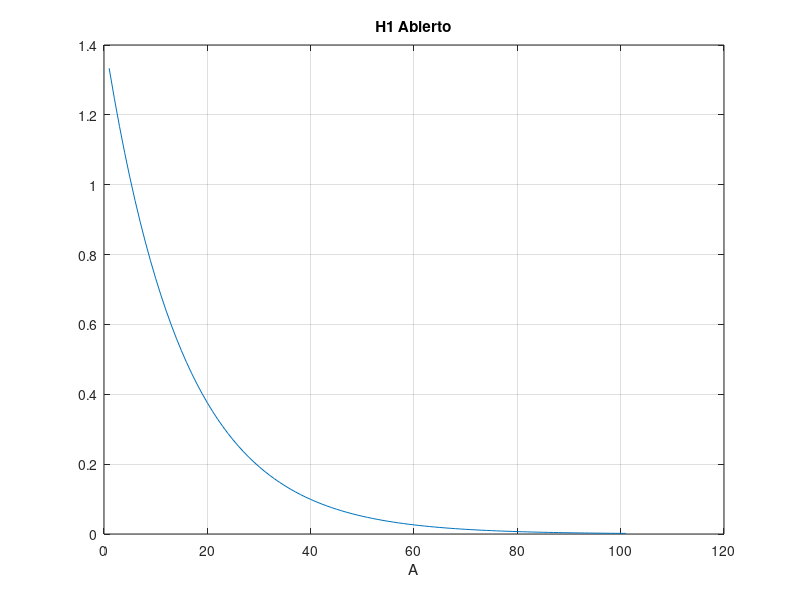
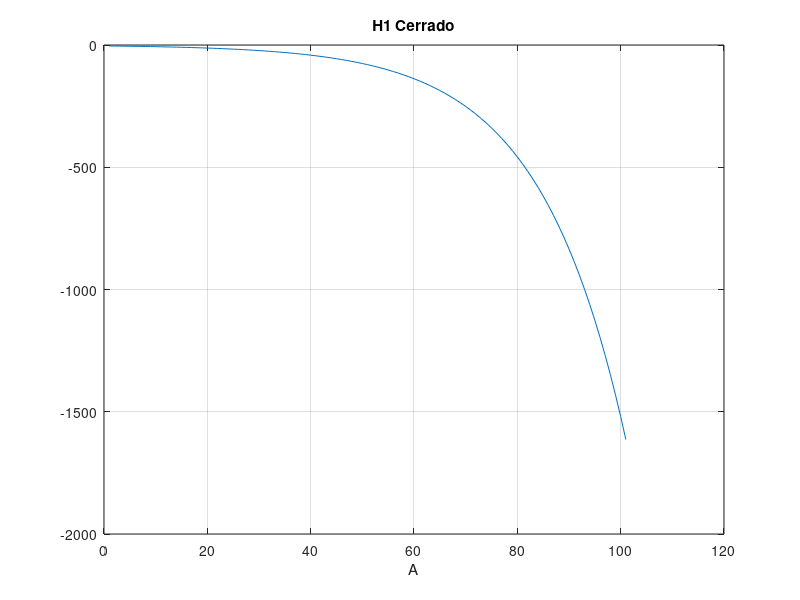
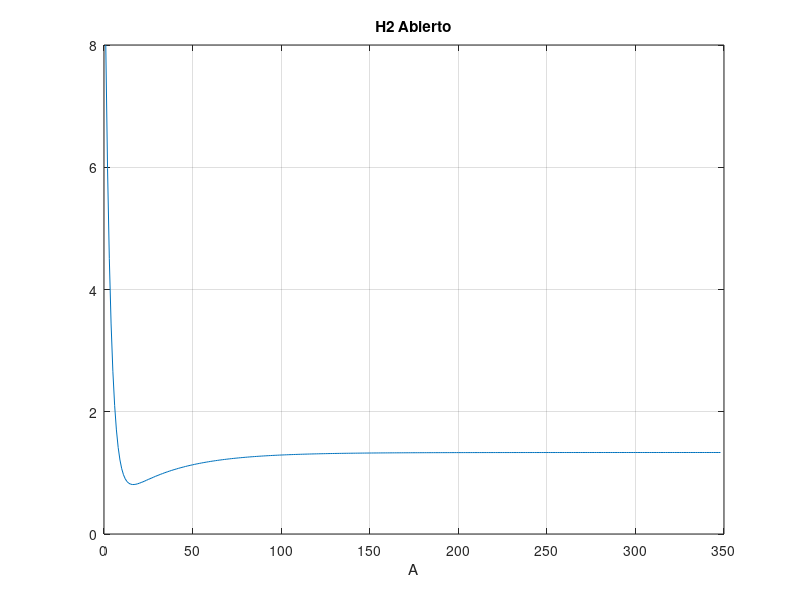
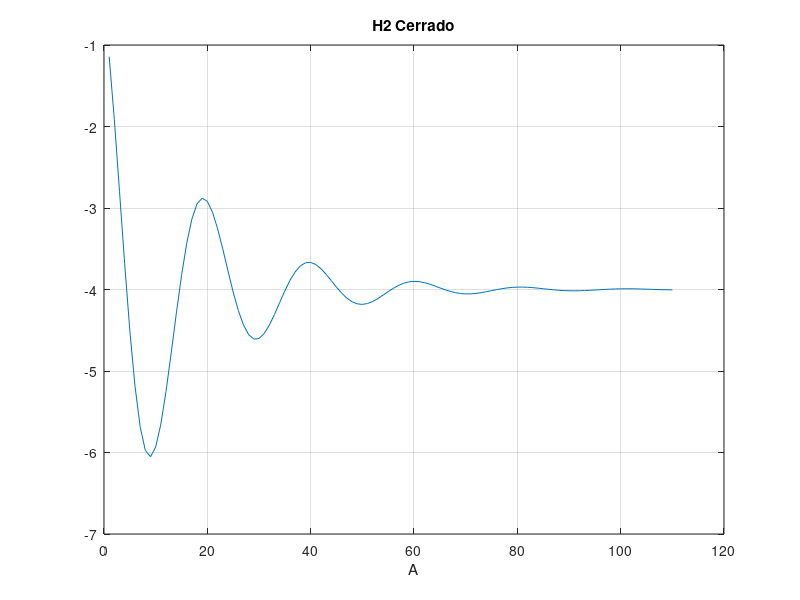

These figures' MATLAB source, in order:
%%%% PRIMERA PARTE %%%%

s = tf ('s');
H1 = (8*s)/(6*s + 2);

%%% Primera funcion %%%

% Lazo abierto 
figure
plot(step(H1));
title('H1 Abierto');
xlabel('t');
xlabel('A');
grid on


% Lazo cerrado
H1_cerrado = feedback(H1,-1);
figure
plot(step(H1_cerrado));
title('H1 Cerrado');
xlabel('t');
xlabel('A');
grid on


%%% Segunda funcion %%%
H2 = (8*(s^2) + 7*s + 4)/((s^2) + 6*s + 3);

% Lazo abierto 
figure
plot(step(H2));
title('H2 Abierto');
xlabel('t');
xlabel('A');
grid on

% Lazo cerrado
H2_cerrado = feedback(H2,-1);
figure
plot(step(H2_cerrado));
title('H2 Cerrado');
xlabel('t');
xlabel('A');
grid on




